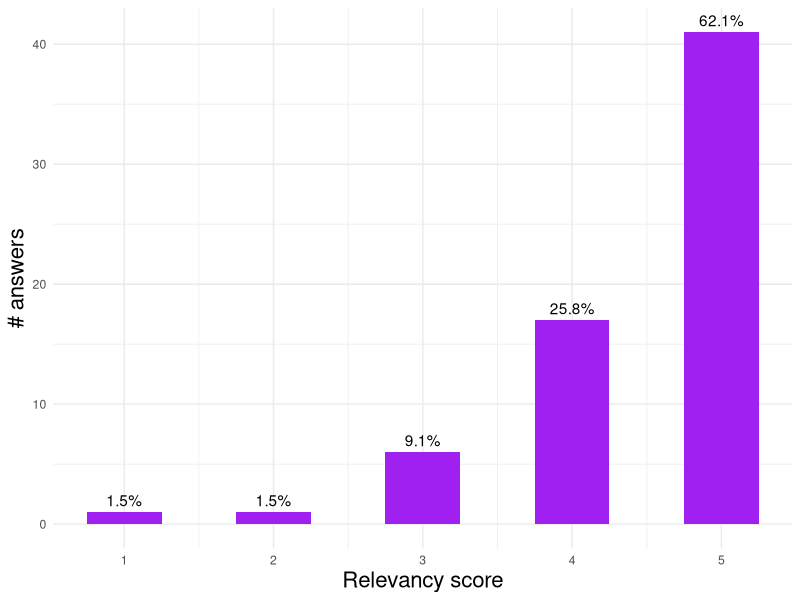

The R source for this figure:
library(data.table)
library(ggplot2)
library(dplyr)

# Load data
d = fread("../qualitative_analysis/ELIXIR_BioHackathon_35FAIRX_Responses-Form_responses1.tsv")

## plot figure 6
fs12_plot = d[,18]
colnames(fs12_plot) = "Answers"
fs12 = ggplot(fs12_plot, aes(x = Answers))+
  geom_histogram(fill = "purple",binwidth = 0.5)+
  geom_text(aes( label = scales::percent(..prop..),
                 y= ..count.. ), stat= "count", vjust = -.5)+
  xlab("Relevancy score")+
  ylab("# answers")+
  theme_minimal()+
  theme(#axis.text = element_text(size = 16),
        axis.title = element_text(size = 16))

png("../figures/figureS12.png", width = 1200, height = 800, res = 150)
fs12
dev.off()
